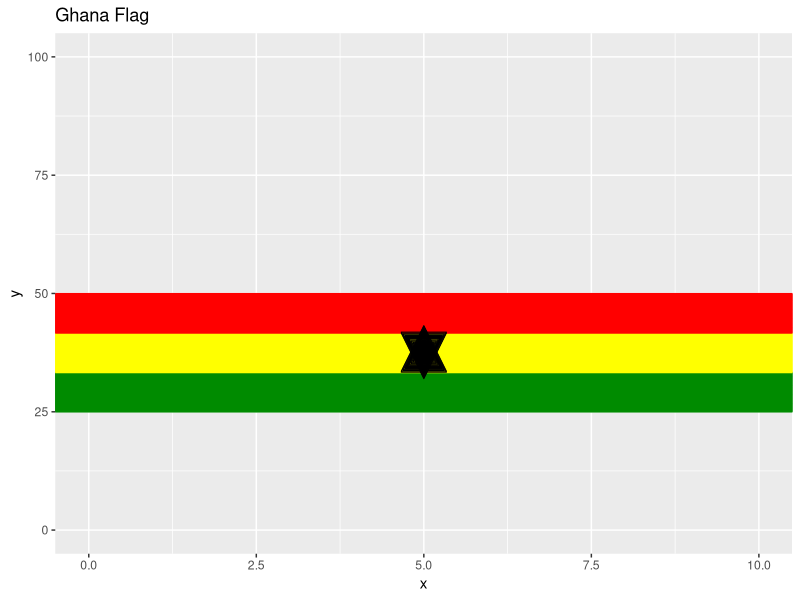

R code for this plot: (Note: this script raises an error after producing the figure.)
#### Load Packages ####
library(ggplot2)
library(ggthemes)

#### Import Data ####
df1 <- data.frame(x1 = c(5, -.1, 5), y1 = c(37.5, 37.5, 37.7))

#### Plot Ghana Flag!####
g <- ggplot(df1, aes(x1, y1)) + 
scale_color_manual(values = c("green4")) + xlim(0, 10) + ylim(0, 100) + 
geom_hline(yintercept = seq(25, 33.3, 0.1), col = "green4") + 
geom_hline(yintercept = seq(33.3, 41.663, 0.1), col = "yellow") + 
geom_hline(yintercept = seq(41.663, 50, 0.1), col = "red") + 
geom_point(data = df1, aes(x1, y1), shape = 11, size = 11, col = "black") + 
scale_shape_identity() + ggtitle("Ghana Flag") + xlab("x") + ylab("y") + 
geom_point(data = df1, aes(x1, y1), shape = 11, size = 10, col = "black") + 
geom_point(data = df1, aes(x1, y1), shape = 11, size = 9, col = "black") + 
geom_point(data = df1, aes(x1, y1), shape = 11, size = 8, col = "black")+ 
geom_point(data = df1, aes(x1, y1), shape = 11, size = 8, col = "black")+ 
geom_point(data = df1, aes(x1, y1), shape = 11, size = 8, col = "black")+ 
geom_point(data = df1, aes(x1, y1), shape = 11, size = 7, col = "black")+ 
geom_point(data = df1, aes(x1, y1), shape = 11, size = 6, col = "black")+ 
geom_point(data = df1, aes(x1, y1), shape = 11, size = 5, col = "black")+ 
geom_point(data = df1, aes(x1, y1), shape = 11, size = 4, col = "black")+ 
geom_point(data = df1, aes(x1, y1), size = 7, col = "black") + 
geom_point(data = df1, aes(x1, y1), shape = 11, size = 8.5, col = "black") +
geom_point(data = df1, aes(x1, y1), shape = 11, size = 8.9, col = "black")

print(g)

#### Plot Mexico Flag!####
q <- ggplot(df, aes(x1, y1)) + 
  scale_color_manual(values = c("seagreen")) + xlim(0, 10) + ylim(0, 100) + 
  geom_vline(xintercept = seq(2.5/2, (2.5+5)/2, 0.0001), col = "seagreen") + 
  geom_vline(xintercept = seq((2.5+5)/2, (5+7.5)/2, 0.0001), col = "white") + 
  geom_vline(xintercept = seq((5+7.5)/2, (7.5+10)/2, 0.0001), col = "red") + 
  scale_shape_identity() + ggtitle("Mexico Flag") + xlab("x") + ylab("y")

print(q)